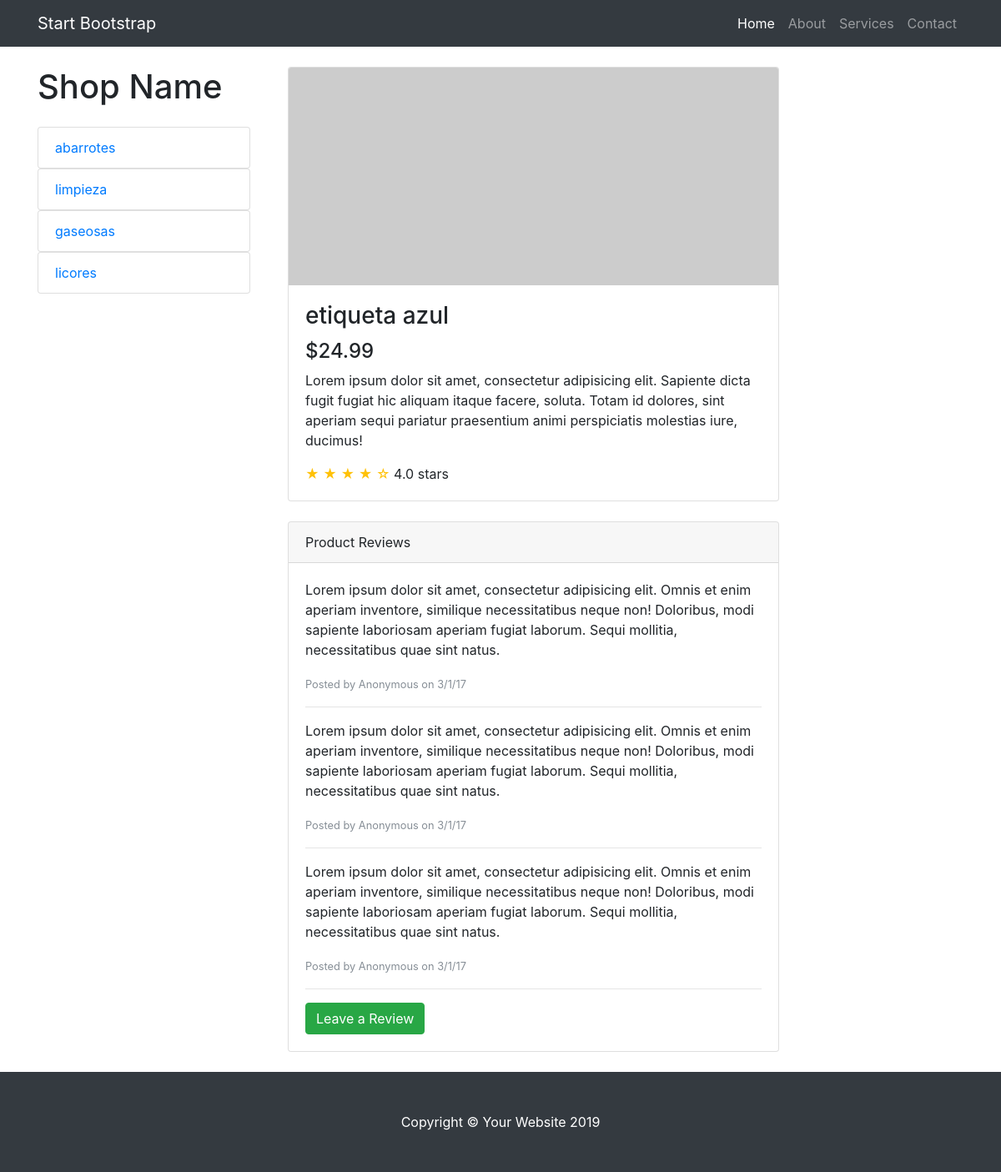
Page /tienda/producto/4 on the committed database.
### tienda/models.py (models this page shows, shortened)
class Categoria(models.Model):
    nombre = models.CharField(max_length=200)
    pub_date = models.DateTimeField('fecha de registro',auto_now=True)

class Producto(models.Model):
    categoria = models.ForeignKey(Categoria,on_delete=models.CASCADE)
    nombre = models.CharField(max_length=200)
    precio = models.DecimalField(max_digits=6,decimal_places=2)
    stock = models.IntegerField(default=0)
    pub_date = models.DateTimeField('date published')

### tienda/views.py (the view)
# urls.py: path('producto/<int:producto_id>', views.producto , name="producto"),
def producto(request , producto_id):
    category_list = Categoria.objects.all()
    producto = get_object_or_404(Producto , pk=producto_id)
    return render(request,'producto.html',{'producto':producto, 'category_list':category_list})

### tienda/templates/producto.html
{% extends "layout.html" %}
{%block content%}
<!DOCTYPE html>
    <div class="container">
      <div class="row">
        <div class="col-lg-9">
          <div class="card mt-4">
            <img class="card-img-top img-fluid" src="http://placehold.it/900x400" alt="">
            <div class="card-body">
              <h3 class="card-title">{{producto.nombre}}</h3>
              <h4>$24.99</h4>
              <p class="card-text">Lorem ipsum dolor sit amet, consectetur adipisicing elit. Sapiente dicta fugit fugiat hic aliquam itaque facere, soluta. Totam id dolores, sint aperiam sequi pariatur praesentium animi perspiciatis molestias iure, ducimus!</p>
              <span class="text-warning">&#9733; &#9733; &#9733; &#9733; &#9734;</span>
              4.0 stars
            </div>
          </div>
          <div class="card card-outline-secondary my-4">
            <div class="card-header">
              Product Reviews
            </div>
            <div class="card-body">
              <p>Lorem ipsum dolor sit amet, consectetur adipisicing elit. Omnis et enim aperiam inventore, similique necessitatibus neque non! Doloribus, modi sapiente laboriosam aperiam fugiat laborum. Sequi mollitia, necessitatibus quae sint natus.</p>
              <small class="text-muted">Posted by Anonymous on 3/1/17</small>
              <hr>
              <p>Lorem ipsum dolor sit amet, consectetur adipisicing elit. Omnis et enim aperiam inventore, similique necessitatibus neque non! Doloribus, modi sapiente laboriosam aperiam fugiat laborum. Sequi mollitia, necessitatibus quae sint natus.</p>
              <small class="text-muted">Posted by Anonymous on 3/1/17</small>
              <hr>
              <p>Lorem ipsum dolor sit amet, consectetur adipisicing elit. Omnis et enim aperiam inventore, similique necessitatibus neque non! Doloribus, modi sapiente laboriosam aperiam fugiat laborum. Sequi mollitia, necessitatibus quae sint natus.</p>
              <small class="text-muted">Posted by Anonymous on 3/1/17</small>
              <hr>
              <a href="#" class="btn btn-success">Leave a Review</a>
            </div>
          </div>
        </div>
      </div>
    </div>
{% endblock %}

### tienda/templates/layout.html (shortened to what this page needs)
{% load static %}
<!DOCTYPE html>
<html lang="en">
  <head>
    <link href="{% static 'vendor/bootstrap/css/bootstrap.min.css' %}" rel="stylesheet">
    <link href="{% static 'css/shop.css' %}" rel="stylesheet ">
  </head>
  <body>
    <nav class="navbar navbar-expand-lg navbar-dark bg-dark fixed-top">
      <div class="container">
        <a class="navbar-brand" href="#">Start Bootstrap</a>
        <div class="collapse navbar-collapse" id="navbarResponsive">
          <ul class="navbar-nav ml-auto">
            <li class="nav-item active">
              <a class="nav-link" href="#">Home
              </a>
            </li>
            <li class="nav-item">
              <a class="nav-link" href="#">About</a>
            </li>
            <li class="nav-item">
              <a class="nav-link" href="#">Services</a>
            </li>
            <li class="nav-item">
              <a class="nav-link" href="#">Contact</a>
            </li>
          </ul>
        </div>
      </div>
    </nav>
    <div class="container">
      <div class="row">
        <div class="col-lg-3">
          <h1 class="my-4">Shop Name</h1>
          {% for cat in category_list %}
          <div class="list-group">
            <a href="{% url 'tienda:categoria' cat.id %}" class="list-group-item">{{cat.nombre}}</a>
          </div>
          {% endfor %}
        </div>
        <div class="col-lg-9">
            {% block content %}{% endblock %}
        </div>
      </div>
    </div>
    <footer class="py-5 bg-dark">
      <div class="container">
        <p class="m-0 text-center text-white">Copyright &copy; Your Website 2019</p>
      </div>
    </footer>
  </body>
</html>

### tienda/static/css/shop.css (style rules this page uses)
body { padding-top: 54px; }
@media (min-width: 992px) { body { padding-top: 56px; } }

### rows in the picture
Categoria: nombre "abarrotes"
Categoria: nombre "limpieza"
Categoria: nombre "gaseosas"
Categoria: nombre "licores"
Producto: nombre "etiqueta azul"
